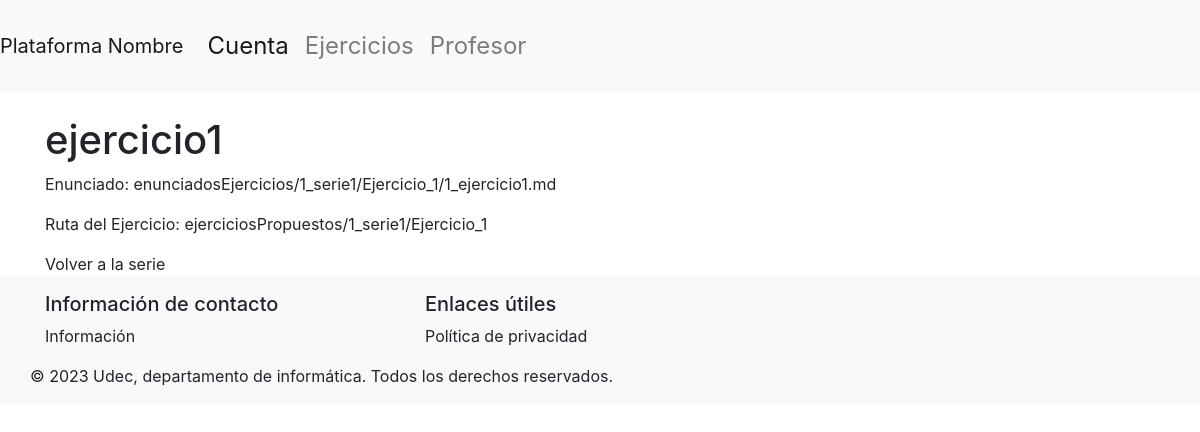
The app's page /dashDocente/1/ejercicio/1 (signed in), older data.
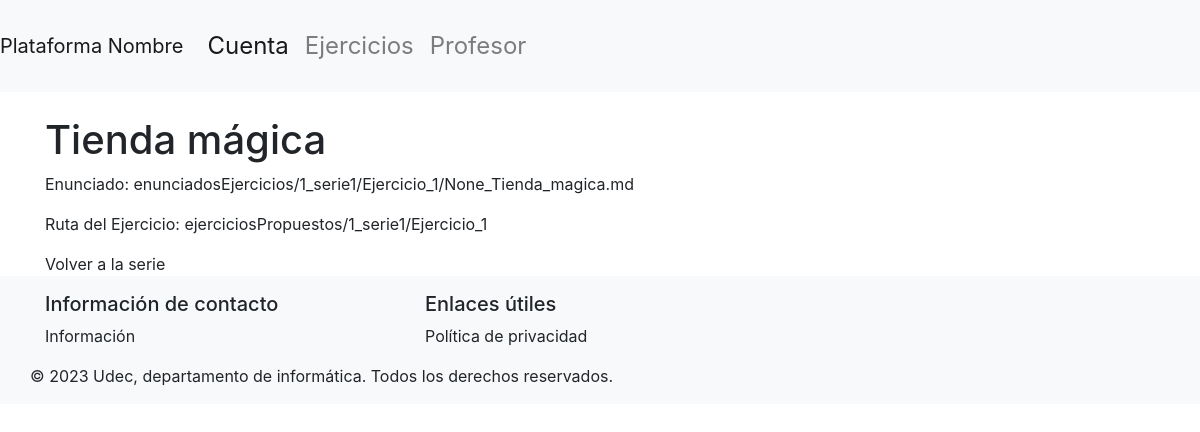
The same page, newer data.
### basedatos/modelos.py (models this page shows, shortened)
class Ejercicio(db.Model):
    id = db.Column(db.Integer, primary_key=True)
    nombre = db.Column(db.String(50), nullable=False, unique=True)
    path_ejercicio = db.Column(db.String(200), nullable=False)
    enunciado = db.Column(db.String(), nullable=False)
    id_serie = db.Column(db.Integer, db.ForeignKey('serie.id'), nullable=False)
    serie = db.relationship('Serie', back_populates='ejercicios')

### main.py (the view)
@app.route('/dashDocente/<int:supervisor_id>/ejercicio/<int:id>')
@login_required
def detallesEjercicio(supervisor_id, id):
    if not verify_supervisor(supervisor_id):
        flash('No tienes permiso para acceder a este dashboard. Debes ser un Supervisor.', 'danger')
        return redirect(url_for('login'))
    ejercicio = Ejercicio.query.get(id)
    return render_template('detallesEjercicios.html', ejercicio=ejercicio, supervisor_id=supervisor_id)

### basedatos/modelos.py (called while the page is built)
    @property
    def is_authenticated(self):
        return True

### main.py (called while the page is built)
@login_manager.user_loader
def load_user(user_id):
    if user_id.startswith("e"):
        user = db.session.get(Estudiante, int(user_id[1:]))
    elif user_id.startswith("s"):
        user = db.session.get(Supervisor, int(user_id[1:]))
    else:
        return None
    return user

def verify_supervisor(supervisor_id):
    if not isinstance(current_user, Supervisor):
        flash('No tienes permiso para acceder a este dashboard. Debes ser un Supervisor.', 'danger')
        return False
    if current_user.id != supervisor_id:
        flash('No tienes permiso para acceder a este dashboard.', 'danger')
        return False
    return True

### templates/detallesEjercicios.html (shortened to what this page needs)
{% extends "layout.html" %}
{% block content %}
<h1>{{ ejercicio.nombre }}</h1>
<p>Enunciado: {{ ejercicio.enunciado }}</p>
<p>Ruta del Ejercicio: {{ ejercicio.path_ejercicio }}</p>
<a href="{{ url_for('detallesSeries',supervisor_id=supervisor_id, id=ejercicio.serie.id) }}">Volver a la serie</a>
{% endblock %}

Row changes from the older to the newer data that the page shows:
changed Ejercicio "ejerciciosPropuestos/1_serie1/Ejercicio_1": nombre "ejercicio1" → "Tienda mágica"; enunciado "enunciadosEjercicios/1_serie1/Ejercicio_1/1_ejercicio1.md" → "enunciadosEjercicios/1_serie1/Ejercicio_1/None_Tienda_magica.md"
